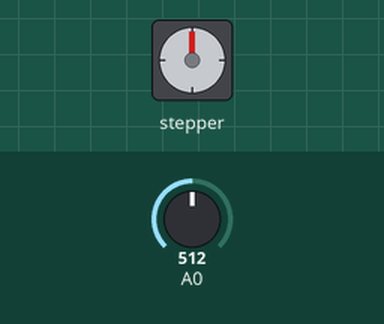
The sketch below on a simulated Arduino Uno, built with avr-gcc and run on an emulated ATmega328P. On the bench: stepper motor. The inputs (shaded band) are chosen by the test bench; at power-on: A0 = 512. Stepper angles assume 200 steps per turn.

Above: at 1.2 s.
1.3 s: A0 set to 716
At 2.0 s:
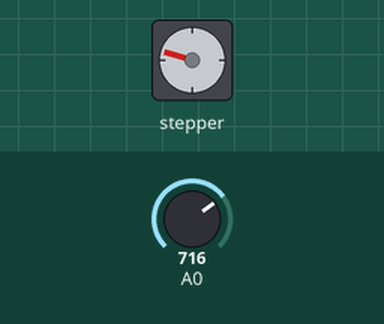
2.9 s: A0 set to 0
At 3.05 s:
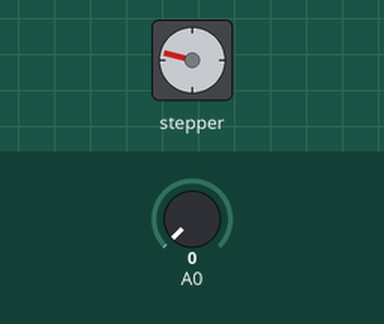
4.7 s: A0 set to 122
At 5.5 s:
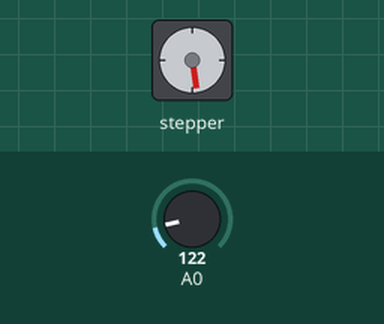
6.2 s: A0 set to 306
At 6.6 s:
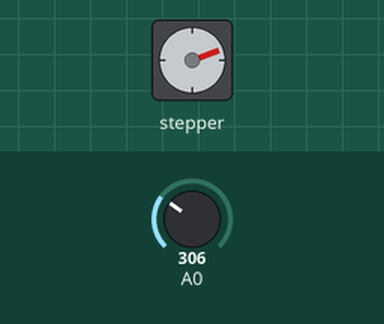
7.7 s: A0 set to 511
At 8.2 s:
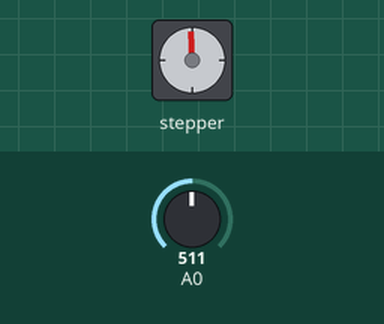
Timing chart, 0 to 10.3 s (numbered marks = the images above; inputs shaded):
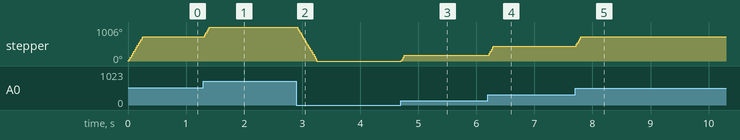

Measured:
- after the input at 1.3 s, stepper: turns 286° clockwise, starting at once
- after the input at 2.9 s, stepper: turns 1006° counter-clockwise in 0.35 s, starting at once
- after the input at 4.7 s, stepper: turns 171° clockwise, starting at once
- after the input at 6.2 s, stepper: turns 259° clockwise, starting at once
- after the input at 7.7 s, stepper: turns 288° clockwise in 0.10 s, starting at once
- by itself, stepper: turns 720° clockwise in 0.25 s

The sketch:

StepperMotor_PotentiometerKnob.ino
```cpp
#include <AccelStepper.h>

AccelStepper stepper(AccelStepper::DRIVER, 2, 3);  //StepPin D2 and DirPin D3

void setup()
{
  stepper.setMaxSpeed(4000);
  stepper.setSpeed(4000);
}

void loop()
{
  int potValue = analogRead(A0);
  int stepperMotorPosition = map(potValue, 0, 1023, 0, 800);  //One full rotation = 800 steps = 200 steps * 4 (MS1=0, MS2=1, MS3=0)
  stepper.moveTo(stepperMotorPosition);
  stepper.setSpeed(4000);
  stepper.runSpeedToPosition();
}
```
